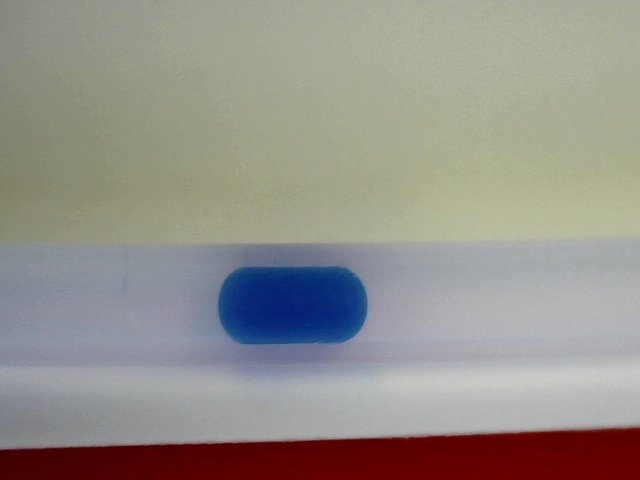
#> input picture Python/ImageProcessing/1o10.jpg, 640 x 480 px
$ python circle.py
#> lines starting #> are read from the running program, lines starting #| are printed output that depends on the picture; long printed decimals are rounded
import cv2
import numpy as np
from matplotlib import pyplot as plt
from math import sqrt


img = cv2.imread('1o10.jpg',1)
#> img is the input picture: shape (480, 640, 3); mean B, G, R 137.8, 144.5, 148.5
b,g,r= cv2.split(img)
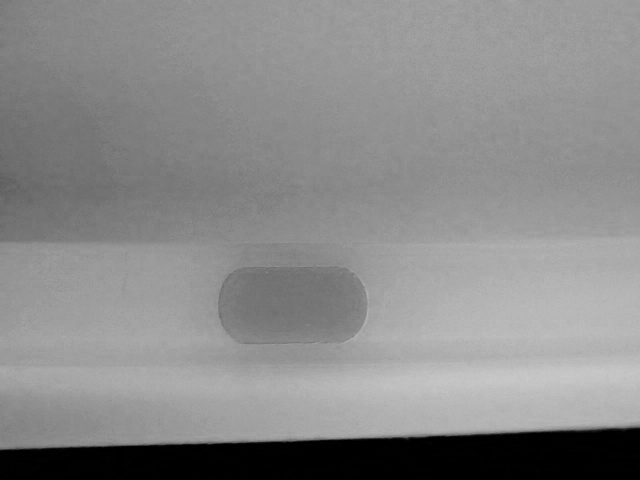
#> b: shape (480, 640); min 0, max 201, mean 137.8
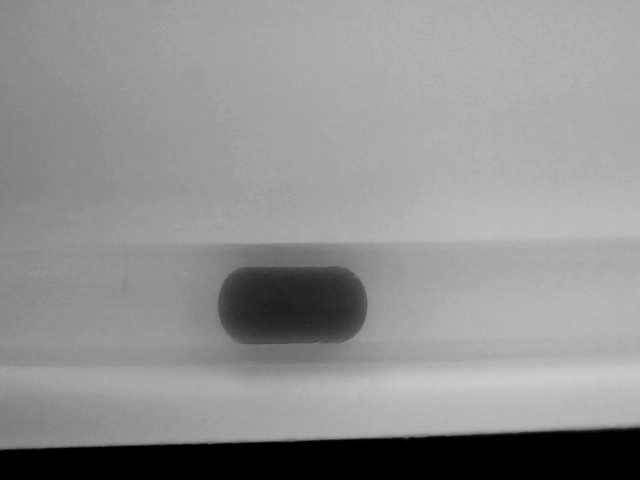
#> g: shape (480, 640); min 0, max 205, mean 144.5
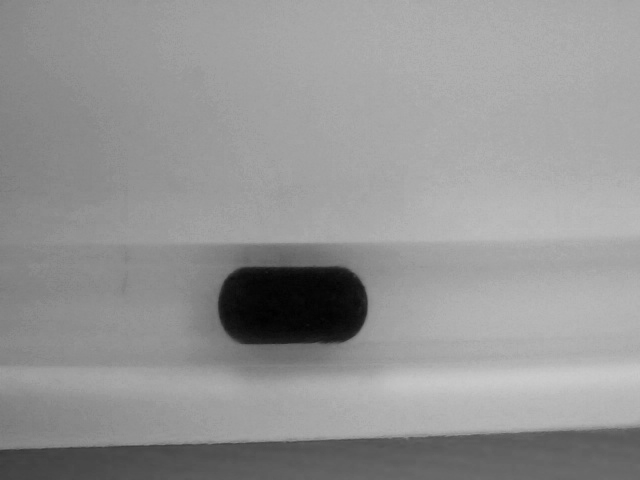
#> r: shape (480, 640); min 1, max 204, mean 148.5
img_used=r
cv2.imshow('detected circles',img_used)
cv2.waitKey(0)
[Cmin, Cmax,pos_min, pos_mx] = cv2.minMaxLoc(img_used)
#> Cmin = 1; Cmax = 204; pos_min = (271, 310); pos_mx = (528, 378)
img_used=np.uint8(np.around(np.minimum((img_used-Cmin)*255/(np.mean(r)-Cmin),255)))
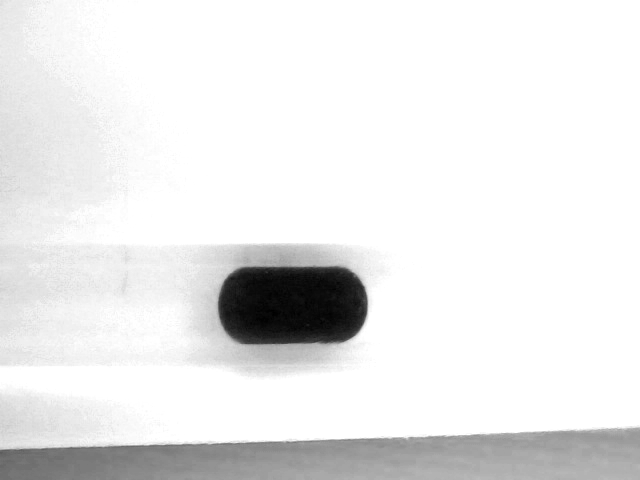
#> img_used: shape (480, 640); min 0, max 255, mean 233.5
cv2.imshow('detected circles',img_used)
cv2.waitKey(0)
img_used = cv2.medianBlur(img_used,5)

circles = cv2.HoughCircles(img_used,cv2.HOUGH_GRADIENT,1,20,
                            param1=50,param2=25,minRadius=25,maxRadius=50)
#> circles = [[330.5, 307.5, 36], [258.5, 305.5, 42.2]]

circles = np.int16(np.around(circles))
#> circles = [[330, 308, 36], [258, 306, 42]]
for i in circles[0,:]:
    # draw the outer circle
    cv2.circle(img_used,(i[0],i[1]),i[2],(0,255,0),2)
    # draw the center of the circle
    cv2.circle(img_used,(i[0],i[1]),2,(0,0,255),3)
#> this loop made 2 passes
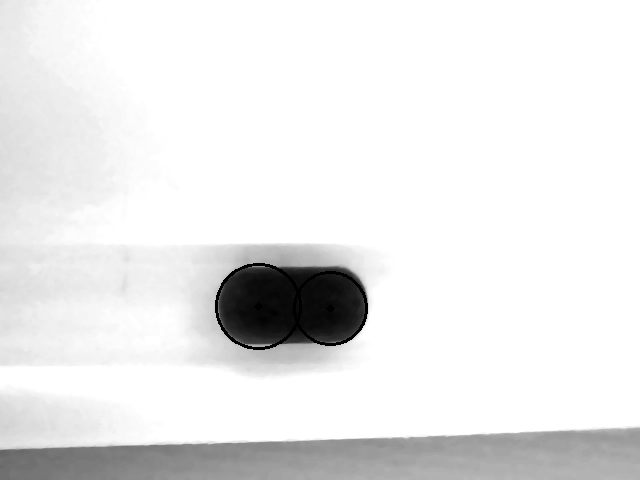
#> img_used: shape (480, 640); min 0, max 255, mean 233.2


cv2.imshow('detected circles',img_used)
cv2.waitKey(0)

first = True
i0=0
i1=0
for i in circles[0,:]:
	print(i[2])
	if not first:
		print("Length (between radii centers) : ")
		print(sqrt((i[0]-i0)**2+(i[1]-i1)**2))
	i0=i[0]
	i1=i[1]
	first=False
#> this loop made 2 passes
#> (i, i0, i1, first) on passes 1 to 2: ([330, 308, 36], 330, 308, False), ([258, 306, 42], 258, 306, False)
#| 36
#| 42
#| Length (between radii centers) :
#| 72.028
#cv2.waitKey(0)
#cv2.destroyAllWindows()
#exit(0)
